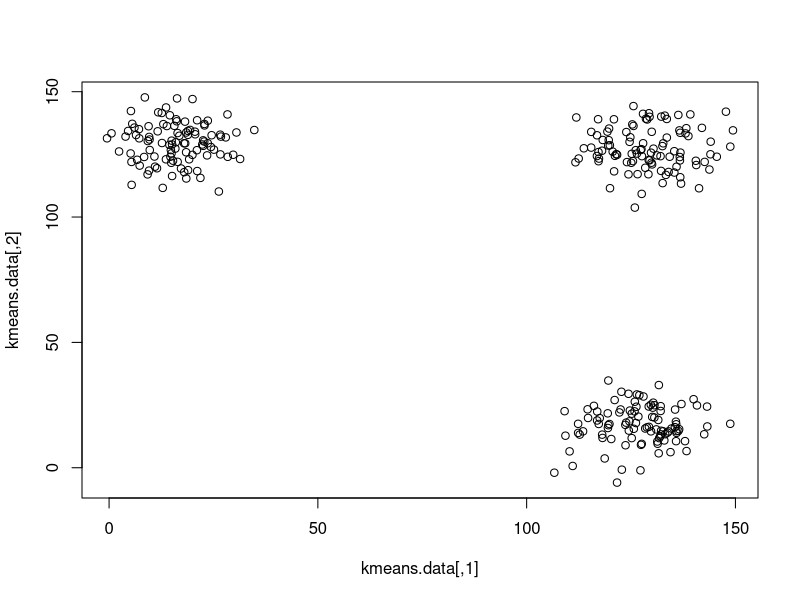
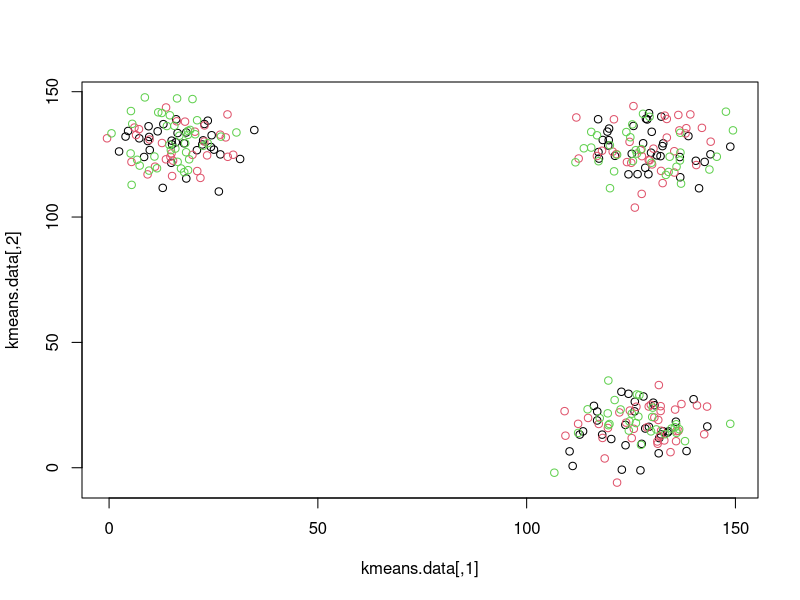
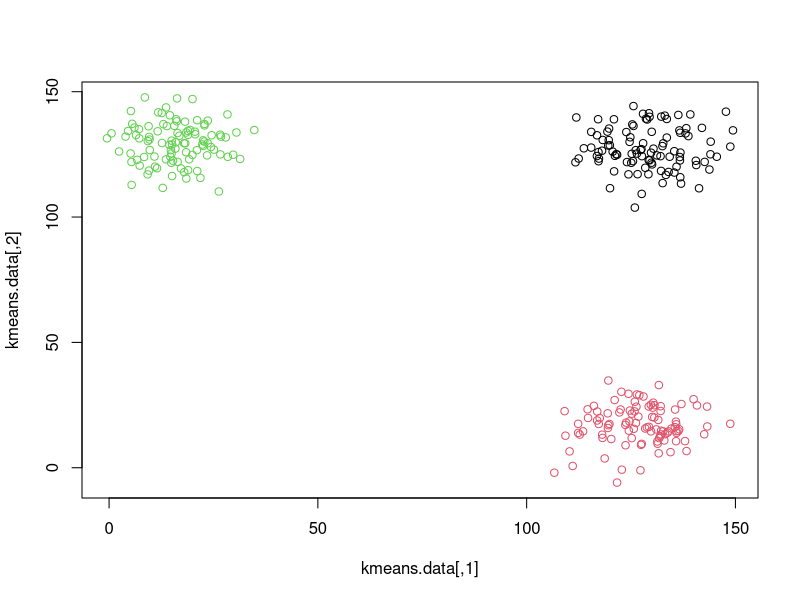
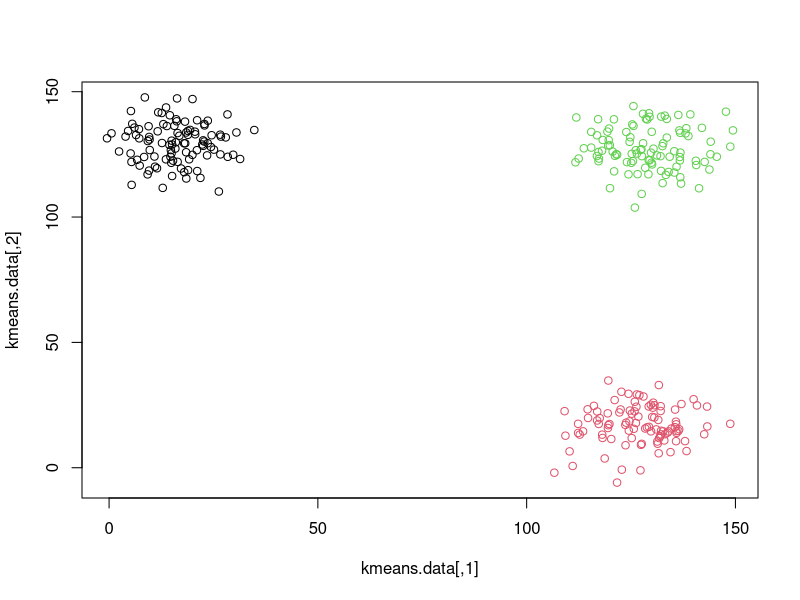
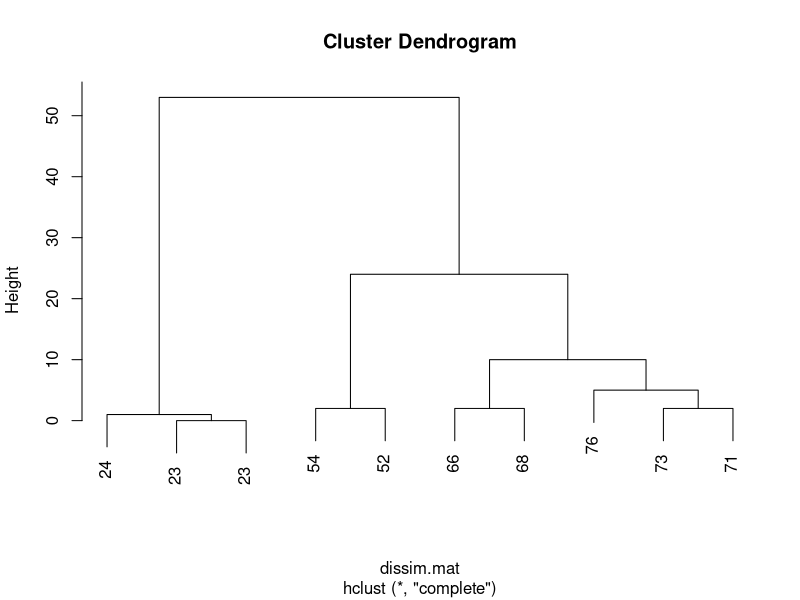
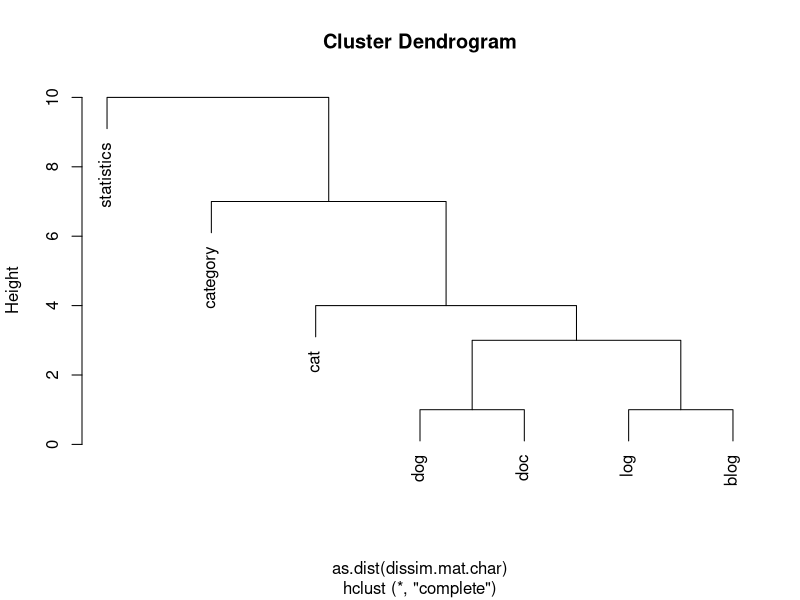

Reproduce these figures in R, in order.
## ---- chunk 1
knitr::opts_chunk$set(echo = TRUE)
## ---- chunk 2
cluster_1 <- c(10, 7, 10, 11, 9)
cluster_2 <- c(23, 22, 19, 22, 21)
## ---- chunk 3
cluster_1.prototype <- mean(cluster_1)
cluster_2.prototype <- mean(cluster_2)
## ---- chunk 4
word_cluster <- c("dog", "doc", "dot", "bog", "log")
## ---- chunk 5
c.size <- 100
c1.true <- c(16, 128)
c2.true <- c(128, 16)
c3.true <- c(128, 128)
c1.gen <- cbind(rnorm(c.size, mean=c1.true[1], sd=8), rnorm(c.size, mean=c1.true[2], sd=8))
c2.gen <- cbind(rnorm(c.size, mean=c2.true[1], sd=8), rnorm(c.size, mean=c2.true[2], sd=8))
c3.gen <- cbind(rnorm(c.size, mean=c3.true[1], sd=8), rnorm(c.size, mean=c3.true[2], sd=8))

kmeans.data <- rbind(c1.gen, c2.gen, c3.gen)
plot(kmeans.data)
## ---- chunk 6
euclidean.distance.2d <- function(a, b) {  return(sqrt((a[1] - b[1])**2 + (a[2] - b[2])**2)) }

k <- 3
## ---- chunk 7
# To do this, we can shuffle our data around then assign the first third of the data to cluster 1, the second third
# to cluster 2, and the last third of the data to cluster 3.
kmeans.data <- kmeans.data[sample(nrow(kmeans.data)),]
cluster.ids <- rep(1:3, rep(nrow(kmeans.data)/k, k))
cluster.centroids <- rep(0, k)
## ---- chunk 8
plot(kmeans.data, col=cluster.ids)
## ---- chunk 9
while (TRUE) {
  # Step 2: Update cluster centroids.
  c.sizes <- rep(0, k)                   # Used to keep track of cluster sizes.
  c.totals <- matrix(0, nrow=k, ncol=2)  # Used to keep track of cluster magnitudes (intermediate step in computing centroids)
  for (j in 1:length(cluster.ids)) {
    c.id <- cluster.ids[j]
    c.sizes[c.id] <- c.sizes[c.id] + 1
    c.totals[c.id,1] <- c.totals[c.id,1] + kmeans.data[j,1]
    c.totals[c.id,2] <- c.totals[c.id,2] + kmeans.data[j,2]
  }
  # Compute centroids.
  cluster.centroids <- c.totals / c.sizes

  # Step 3: Reassign data points to cluster with closest centroid.
  # If nothing changes, we'll say that clustering has converged.
  something_changed <- FALSE
  for (j in 1:length(cluster.ids)) {
    min_dist <- Inf
    c.id <- 0
    for (c in 1:k) {
      dist <- euclidean.distance.2d(kmeans.data[j,], cluster.centroids[c,])
      if (dist < min_dist) {
        min_dist <- dist
        c.id <- c
      }
    }
    if (c.id != cluster.ids[j]) { something_changed <- TRUE }
    cluster.ids[j] <- c.id
  }
  if (!something_changed) { break }
}
## ---- chunk 10
plot(kmeans.data, col=cluster.ids)
## ---- chunk 11
kmeans.cluster <- kmeans(kmeans.data, k, 1000)
plot(kmeans.data, col=kmeans.cluster[["cluster"]])
## ---- chunk 12
# This should give us three normally distributed clusters where each cluster's mean is uniformally distributed between 1 and 100 with a sd of 10.
hclust.data <- floor(rnorm(10, floor(runif(3, 1, 100)), 10))
## ---- chunk 13
# We'll provide our data and that we'd like to use euclidean distance.
dissim.mat <- dist(hclust.data, method="euclidean")
## ---- chunk 14
hclusters <- hclust(dissim.mat)
## ---- chunk 15
plot(hclusters, labels=as.character(hclust.data))
## ---- chunk 16
hclust.data.char <- c("dog", "doc", "log", "blog", "cat", "category", "statistics")
## ---- chunk 17
dissim.mat.char <- adist(hclust.data.char)
## ---- chunk 18
hclusters.char <- hclust(as.dist(dissim.mat.char))
plot(hclusters.char, labels=hclust.data.char)
